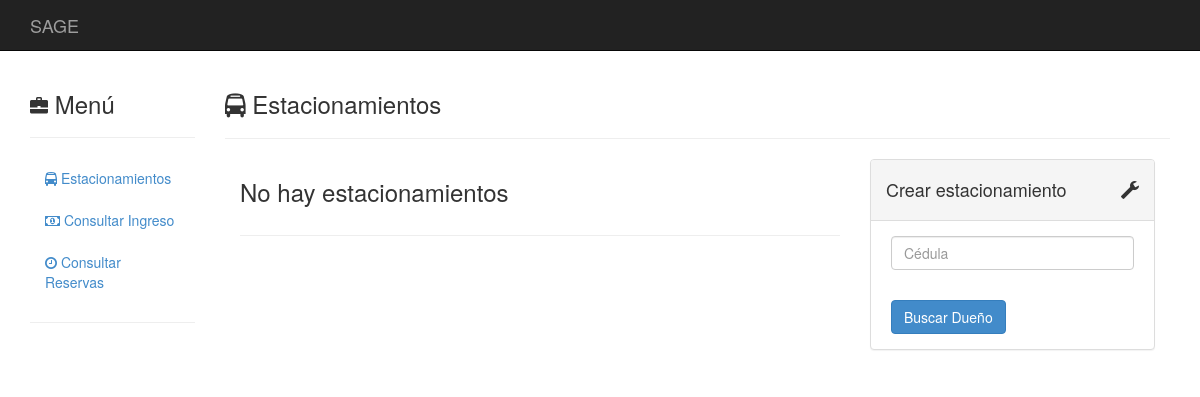
Before: /estacionamientos/ with the older database file.
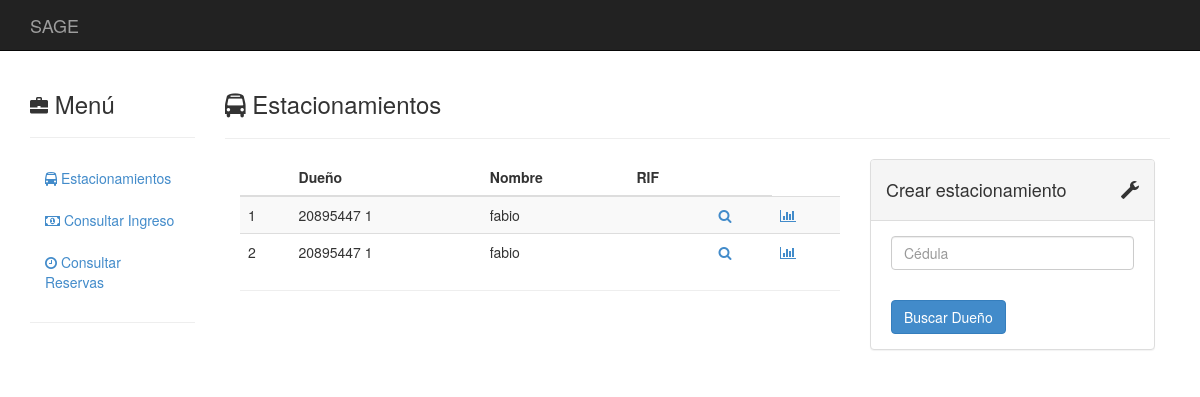
After: the same page with the newer database file.
### estacionamientos/models.py (models this page shows, shortened)
class Estacionamiento(models.Model):
	propietario = models.ForeignKey(Propietario)
	nombre      = models.CharField(max_length = 50)
	direccion   = models.TextField(max_length = 120)
	telefono1   = models.CharField(blank = True, null = True, max_length = 30)
	telefono2   = models.CharField(blank = True, null = True, max_length = 30)
	telefono3   = models.CharField(blank = True, null = True, max_length = 30)
	email1      = models.EmailField(blank = True, null = True)
	email2      = models.EmailField(blank = True, null = True)
	rif         = models.CharField(max_length = 12)
	content_type = models.ForeignKey(ContentType, null = True)
	object_id    = models.PositiveIntegerField(null = True)
	tarifa       = GenericForeignKey()
	apertura     = models.TimeField(blank = True, null = True)
	cierre       = models.TimeField(blank = True, null = True)
	capacidad    = models.IntegerField(blank = True, null = True)

class Propietario(models.Model):
	nombre       = models.CharField(max_length = 50, null = False)
	apellido     = models.CharField(max_length = 50, blank = True, null = True)
	cedula       = models.CharField(max_length = 10, null = False)
	telefono     = models.CharField(blank = True, null = True, max_length = 30)
	email        = models.EmailField(blank = True, null = True)
	def __str__(self):
		return self.cedula+' '+str(self.id)

### estacionamientos/views.py (the view, shortened to what this page needs)
def estacionamientos_all(request):
    estacionamientos = Estacionamiento.objects.all()
    if request.method == 'GET':
        form2=-1
        cedula=-1
        form1 = CedulaForm()
    return render(
        request,
        'catalogo-estacionamientos.html',
        { 'form1': form1, 'form2': form2, 'cedula' : cedula
        , 'estacionamientos': estacionamientos
        }
    )

### estacionamientos/forms.py
class CedulaForm(forms.Form):
    id_validator = RegexValidator(
        regex   = '^[0-9]+$',
        message = 'La cédula solo puede contener caracteres numéricos.'
    )
    cedula = forms.CharField(
        required   = True,
        label      = "Cédula",
        validators = [id_validator],
        widget = forms.TextInput(attrs =
            { 'class'       : 'form-control'
            , 'placeholder' : 'Cédula'
            , 'pattern'     : id_validator.regex.pattern
            , 'message'     : id_validator.message
            }
        )
    )

### templates/catalogo-estacionamientos.html (shortened to what this page needs)
{% extends "base.html" %}
{% block innerContents%}
  <div class="col-sm-10">
    <h3><i class="fa fa-bus"></i>
      Estacionamientos
    </h3>
    <hr>
    <div class="col-md-8">
      <table class="table table-striped">
        {% if estacionamientos %}
        <thead>
          <tr>
            <th></th>
            <th>Dueño</th>
            <th>Nombre</th>
            <th>RIF</th>
            <th></th>
          </tr>
        </thead>
        <tbody>
          {% for obj in estacionamientos %}
            <tr>
              <td>{{forloop.counter}}</td>
              <td>{{obj.propietario}}</td>
              <td>{{obj.nombre}}</td>
              <td>{{obj.rif}}</td>
              <td><a href="./{{obj.id}}">
                  <i class="fa fa-search"></i>
              </a></td>
              <td><a href="./{{obj.id}}/tasa">
                  <i class="fa fa-bar-chart"></i>
              </a></td>
            </tr>
          {% endfor %}
        </tbody>
        {% else %}
          <h3>No hay estacionamientos</h3>
        {% endif %}
      </table>
      <hr>
    </div>
    <div class="col-md-4">
      <div class="panel panel-default">
        <div class="panel-heading">
          <div class="panel-title">
            <i class="glyphicon glyphicon-wrench pull-right"></i>
            <h4>
              Crear estacionamiento
            </h4>
          </div>
        </div>
        <div class="panel-body">
          <form action="." method="post" class="form form-vertical">
            {% for field in form1 %}
              <div class="control-group">
                <div class="controls">
                  {{ field }}
                </div>
              </div>
            {% endfor %}
            <div class="control-group">
              <div class="controls">
                <button type="submit" class="btn btn-primary">
                  Buscar Dueño
                </button>
              </div>
            </div>
          </form>
        </div>
      </div>
    </div>
  </div>
{% endblock %}

### templates/base.html (shortened to what this page needs)
{% load staticfiles %}
<!DOCTYPE html>
<html lang="es">
  <head>
    <link href="{% static 'css/bootstrap.min.css'%}" rel="stylesheet">
    <link href="{% static 'css/font-awesome.min.css'%}" rel="stylesheet">
    <link href="{% static 'css/base.css'%}" rel="stylesheet">
  </head>
  {% block body %}<body>{% endblock %}
    {% block header %}
      <div id="top-nav" class="navbar navbar-inverse navbar-static-top">
        <div class="container">
          <div class="navbar-header">
            <div class="navbar-brand" href="#">
              SAGE
            </div>
          </div>
        </div>
      </div>
    {% endblock %}
    {% block outerContents %}
    <div class="container">
      <div class="row">
        {% block menu %}
          {% include "menu.html" %}
        {% endblock %}
        {% block innerContents %}
        {% endblock %}
      </div>
    </div>
    {% endblock %}
  </body>
</html>

### templates/menu.html (shortened to what this page needs)
<div class="col-sm-2">
  <h3><i class="glyphicon glyphicon-briefcase"></i>
      Menú
  </h3>
  <hr>
  <ul class="nav nav-stacked">
    <li><a href=".."><i class="fa fa-bus"></i>
      Estacionamientos
    </a></li>
    <li><a href="/estacionamientos/ingreso"><i class="fa fa-money"></i>
      Consultar Ingreso
    </a></li>
    <li><a href="/estacionamientos/consulta_reserva"><i class="fa fa-clock-o"></i>
      Consultar Reservas
    </a></li>
  </ul>
  <hr>
</div>

### static/css/base.css (style rules this page uses)
body { background-image: url("./images.jpg"); background-repeat:no-repeat; background-position: bottom left; background-attachment: fixed; }
.navbar-static-top { margin-bottom:20px; }
i { font-size:18px; }
.control-group { margin: 0 5px; }

Changed rows visible on the page:
added Estacionamiento: propietario "20895447 1", nombre "fabio"
added Estacionamiento: propietario "20895447 1", nombre "fabio"
Other visible differences:
text no longer shown: "No hay estacionamientos"
text now shown: "Dueño Nombre RIF"
